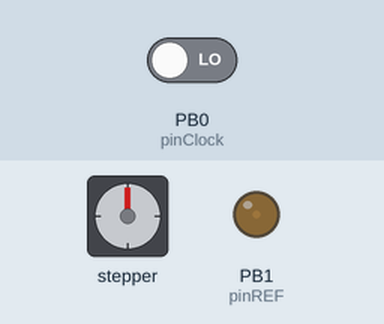
The sketch below on a simulated ATtiny85, built with avr-gcc and run on an emulated ATtiny85. Parts: stepper motor, output pins drawn as LEDs (lit = HIGH). Wiring (inferred from the names in the program): stepper motor driver (200 steps per turn assumed): step PB4; direction PB3. The test bench sets the inputs (shaded band); at power-on: PB0 (pinClock) LOW. Pins used as bus, display or sensor lines are not drawn.

Above: at 1.2 s.
1.3 s: PB0 (pinClock) driven HIGH
At 1.75 s:
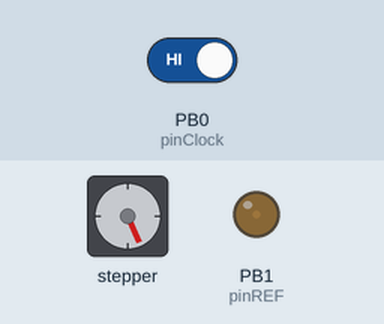
At 2.35 s:
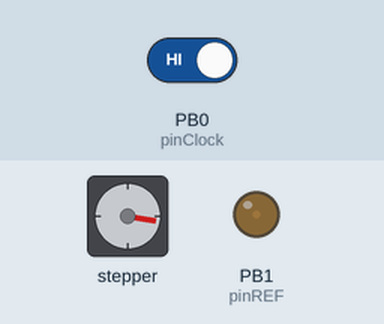
Timing chart, 0 to 16.3 s (numbered marks = the images above; inputs shaded):
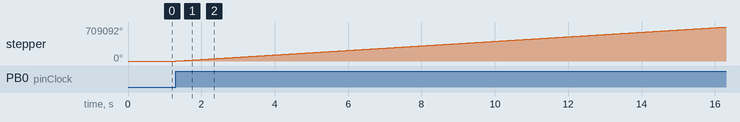

Measured:
- after the input at 1.3 s, stepper: keeps turning clockwise at about 47273°/s, starting at once

The sketch:

STEP_CON_Slave_02.ino
```cpp
#define F_CPU 8000000  // This is used by delay.h library

#include <stdlib.h>
#include <EEPROM.h>

#include <avr/io.h>        // Adds useful constants
#include <util/delay.h>    // Adds delay_ms and delay_us functions


#define INTERNAL2V56NC (6)

int REFVoltage = 25;                 // Setting for REF voltage

const int PWMMod = 2.67;

const int pinREF = 1;         // PWM for setting REF voltage
const int pinDIR = 3;         // Digital output to set direction
const int pinSTEP = 4;        // Digital wave output to trigger stepping
const int stepTimer = 10;
const int pinClock = 0;       // Clock input for step

bool stepRun = true;
bool stepForward = true;

int hiByte;      // These are used to store longer variables into EEPROM
int loByte;
int PWM;

int calibrationFactor = 0;    // This holds the Vref value in millivolts


void setup()  {


    /*
    Control Register A for Timer/Counter-0 (Timer/Counter-0 is configured using two registers: A and B)
    TCCR0A is 8 bits: [COM0A1:COM0A0:COM0B1:COM0B0:unused:unused:WGM01:WGM00]
    2<<COM0A0: sets bits COM0A0 and COM0A1, which (in Fast PWM mode) clears OC0A on compare-match, and sets OC0A at BOTTOM
    2<<COM0B0: sets bits COM0B0 and COM0B1, which (in Fast PWM mode) clears OC0B on compare-match, and sets OC0B at BOTTOM
    3<<WGM00: sets bits WGM00 and WGM01, which (when combined with WGM02 from TCCR0B below) enables Fast PWM mode
    */
    TCCR0A = 2<<COM0A0 | 2<<COM0B0 | 3<<WGM00;

    /*
    Control Register B for Timer/Counter-0 (Timer/Counter-0 is configured using two registers: A and B)
    TCCR0B is 8 bits: [FOC0A:FOC0B:unused:unused:WGM02:CS02:CS01:CS00]
    0<<WGM02: bit WGM02 remains clear, which (when combined with WGM00 and WGM01 from TCCR0A above) enables Fast PWM mode
    1<<CS00: sets bits CS01 (leaving CS01 and CS02 clear), which tells Timer/Counter-0 to not use a prescalar
    */
    TCCR0B = 0<<WGM02 | 1<<CS00;

    /*
    Control Register for Timer/Counter-1 (Timer/Counter-1 is configured with just one register: this one)
    TCCR1 is 8 bits: [CTC1:PWM1A:COM1A1:COM1A0:CS13:CS12:CS11:CS10]
    0<<PWM1A: bit PWM1A remains clear, which prevents Timer/Counter-1 from using pin OC1A (which is shared with OC0B)
    0<<COM1A0: bits COM1A0 and COM1A1 remain clear, which also prevents Timer/Counter-1 from using pin OC1A (see PWM1A above)
    1<<CS10: sets bit CS11 which tells Timer/Counter-1  to not use a prescalar
    */
    TCCR1 = 0<<PWM1A | 0<<COM1A0 | 1<<CS10;

    /*
    General Control Register for Timer/Counter-1 (this is for Timer/Counter-1 and is a poorly named register)
    GTCCR is 8 bits: [TSM:PWM1B:COM1B1:COM1B0:FOC1B:FOC1A:PSR1:PSR0]
    1<<PWM1B: sets bit PWM1B which enables the use of OC1B (since we disabled using OC1A in TCCR1)
    2<<COM1B0: sets bit COM1B1 and leaves COM1B0 clear, which (when in PWM mode) clears OC1B on compare-match, and sets at BOTTOM
    */
    GTCCR = 1<<PWM1B | 2<<COM1B0;
    //_delay_ms(3000);
    GIMSK = 0b00100000;    // turns on pin change interrupts
    PCMSK = 0b00010001;    // turn on interrupts on pins PB0, , &amp;amp; PB4
    sei();                 // Enables interrupts


  pinMode(pinREF, OUTPUT);
  pinMode(pinSTEP, OUTPUT);
  pinMode(pinDIR, OUTPUT);

  analogReference(INTERNAL2V56NC);  // This sets the internal ref to be 2.56V (or close to this)
  delay(100);  // Wait a while for this to stabilise.

  // Read in the Calibration Factor
  hiByte = EEPROM.read(124);
  loByte = EEPROM.read(125);

  setDIR();
  setREF();
  calibrationFactor = (hiByte << 8)+loByte;  // Get the sensor calibrate value
}

// the loop routine runs over and over again forever:
void loop()  {


  }

ISR(PCINT0_vect)
{
    if (stepRun == true) {digitalWrite(pinSTEP, HIGH);stepRun = false;} else {digitalWrite(pinSTEP, LOW);stepRun = true;}
}

void setDIR(){
  if (stepForward == true) {digitalWrite(pinDIR, HIGH);} else {digitalWrite(pinDIR, LOW);}
}

void setREF(){
  PWM = REFVoltage/PWMMod;
  analogWrite(pinREF, PWM);
}

/*void runStep(){
  if (stepRun == true){
    digitalWrite(pinSTEP, HIGH);
    _delay_ms(stepTimer/2);
    digitalWrite(pinSTEP, LOW);
    _delay_ms(stepTimer/2);
    } else {
    _delay_ms(stepTimer);
    }

}*/
```
